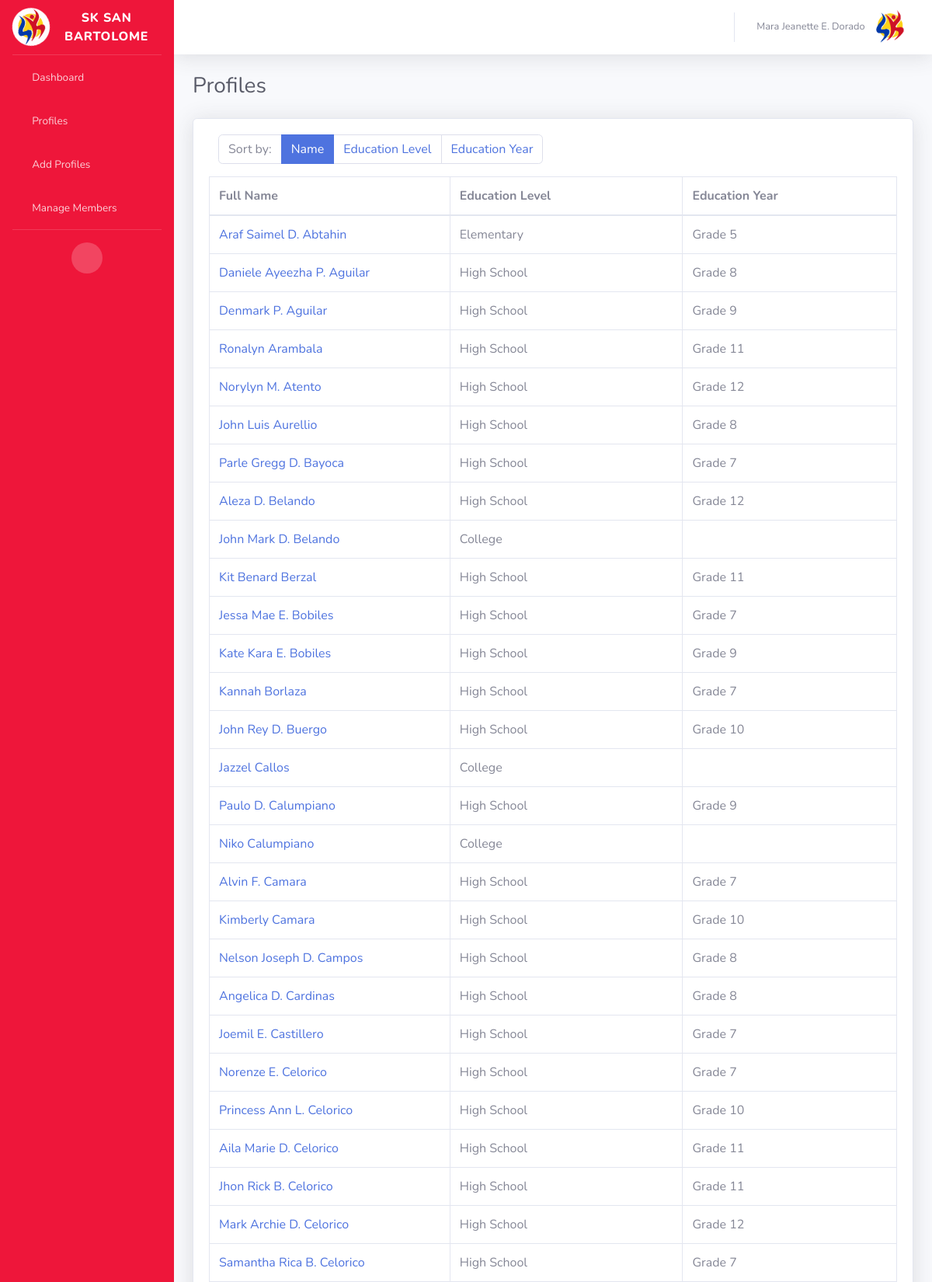
Page /profiles/ (signed in, upper part) on the committed database.
### profiling/models.py (models this page shows, shortened)
class Profile (models.Model):
    education_level_choices = (
        ("College","College"),
        ("High School","High School"),
        ("Elementary","Elementary"),
        ("Out of School","Out of School"),
        ("Graduates","Graduates")
    )
    education_year_choices = (
        ("Grade 1","Grade 1"),
        ("Grade 2", "Grade 2"),
        ("Grade 3", "Grade 3"),
        ("Grade 4", "Grade 4"),
        ("Grade 5", "Grade 5"),
        ("Grade 6", "Grade 6"),
        ("Grade 7", "Grade 7"),
        ("Grade 8", "Grade 8"),
        ("Grade 9", "Grade 9"),
        ("Grade 10", "Grade 10"),
        ("Grade 11", "Grade 11"),
        ("Grade 12", "Grade 12"),
        ("1st Year", "1st Year"),
        ("2nd Year", "2nd Year"),
        ("3rd Year", "3rd Year"),
        ("4th Year", "4th Year"),
        ("5th Year", "5th Year"),
    )
    sex_choices = (
        ("Male","Male"),
        ("Female","Female"),
    )
    full_name = models.CharField(max_length=250)
    first_name = models.CharField(max_length=250)
    middle_name = models.CharField(max_length=250, null=True, blank=True)
    last_name = models.CharField(max_length=250)
    birthday = models.DateField(null=True, blank=True)
    age = models.IntegerField( null=True, blank=True)
    education_level = models.CharField(max_length=250, choices=education_level_choices)
    education_year = models.CharField(max_length=250, choices=education_year_choices,null=True, blank=True)
    school = models.CharField(max_length=250, null=True, blank=True)
    sex = models.CharField(max_length=250, null=True, blank=True, choices=sex_choices)
    purok = models.CharField(max_length=250, null=True, blank=True)
    slug = models.SlugField(max_length=250)

### profiling/views.py (the view)
# urls.py: path('profiles/', views.profile, name="profiles"),
@login_required
def profile(response):
    datas = Profile.objects.all().order_by(Lower('last_name'))
    current_user = response.user
    return render(response, "profiles/profiles.html",{
        'datas':datas,
        'current_user': current_user,
    })

### profiling/templates/profiles/profiles.html (shortened to what this page needs)
{% extends 'dashboard/index.html' %}
{% load static %}
{% block content %}
    <div class="d-sm-flex align-items-center justify-content-between mb-4">
        <h1 class="h3 mb-0 text-gray-800">Profiles</h1>
    </div>
    <div class="card shadow mb-4" style="">
        <div class="card-body">
            <div class="table-responsive">
                <div id="dataTable_wrapper" class="dataTables_wrapper dt-bootstrap4">
                    <div class="col-sm-12 col-md-7">
                        <div class="dataTables_paginate paging_simple_numbers" id="dataTable_paginate">
                            <ul class="pagination">
                                <li class="paginate_button page-item previous disabled" id="dataTable_previous"><a
                                        href="#" aria-controls="dataTable" data-dt-idx="0" tabindex="0"
                                        class="page-link">Sort by: </a></li>
                                <li class="paginate_button page-item active"><a href="{% url 'profiles' %}"
                                                                                aria-controls="dataTable"
                                                                                data-dt-idx="1" tabindex="0"
                                                                                class="page-link">Name</a></li>
                                <li class="paginate_button page-item "><a href="{% url 'profile_filter_level_page' %}"
                                                                          aria-controls="dataTable"
                                                                          data-dt-idx="2" tabindex="0"
                                                                          class="page-link">Education Level</a></li>
                                <li class="paginate_button page-item "><a href="{% url 'profile_filter_year_page' %}"
                                                                          aria-controls="dataTable"
                                                                          data-dt-idx="3" tabindex="0"
                                                                          class="page-link">Education Year</a></li>
                            </ul>
                        </div>
                    </div>
                    <div class="row">
                        <div class="col-sm-12">
                            <table class="table table-bordered dataTable" id="dataTable" width="100%" cellspacing="0"
                                   role="grid" aria-describedby="dataTable_info" style="width: 100%;">
                                <thead>
                                <tr role="row">
                                    <th class="sorting sorting_asc" tabindex="0" aria-controls="dataTable" rowspan="1"
                                        colspan="1" aria-sort="ascending"
                                        aria-label="Name: activate to sort column descending" style="width: 57px;">Full
                                        Name
                                    </th>
                                    <th class="sorting" tabindex="0" aria-controls="dataTable" rowspan="1" colspan="1"
                                        aria-label="Office: activate to sort column ascending" style="width: 49px;">
                                        Education Level
                                    </th>
                                    <th class="sorting" tabindex="0" aria-controls="dataTable" rowspan="1" colspan="1"
                                        aria-label="Age: activate to sort column ascending" style="width: 31px;">
                                        Education Year
                                    </th>
                                </tr>
                                </thead>
                                <tbody>
                                {% if datas %}
                                    {% for data in datas %}
                                        <tr>
                                            <td><a href="{% url 'profile_page' data.slug %}">{{ data.full_name }}</a>
                                            </td>
                                            <td>{{ data.education_level }}</td>
                                            <td>{{ data.education_year | default_if_none:"" }}</td>
                                        </tr>
                                    {% endfor %}
                                {% else %}
                                    <tr class="odd">
                                        <td colspan="5" style="text-align: center">Currently no data</td>
                                    </tr>
                                {% endif %}
                                </tbody>
                            </table>
                        </div>
                    </div>
                </div>
            </div>
        </div>
    </div>
{% endblock %}

### profiling/templates/dashboard/index.html (shortened to what this page needs)
{% load static %}
<!DOCTYPE html>
<html lang="en">
<head>
    <link href="{% static 'dashboard/vendor/fontawesome-free/css/all.min.css' %}" rel="stylesheet" type="text/css">
    <link href="{% static 'dashboard/css/sb-admin-2.min.css' %} " rel="stylesheet">
</head>
<body id="page-top">
<div id="wrapper">
    {% include 'dashboard/sidebar.html' %}
    <div id="content-wrapper" class="d-flex flex-column">
        <div id="content">
            <nav class="navbar navbar-expand navbar-light bg-white topbar mb-4 static-top shadow">
                <ul class="navbar-nav ml-auto">
                    <li class="nav-item dropdown no-arrow">
                        <a class="nav-link dropdown-toggle" href="#" id="userDropdown" role="button"
                           data-toggle="dropdown" aria-haspopup="true" aria-expanded="false">
                            <span class="mr-2 d-none d-lg-inline text-gray-600 small">{{ current_user.get_full_name }}</span>
                            <img src="{% static 'dashboard/img/sklogo.png' %}" alt="SK Logo" height="50px">
                        </a>
                    </li>
                </ul>
            </nav>
            <div class="container-fluid">
                {% block content %}{% endblock %}
            </div>
        </div>
    </div>
</div>
</body>
</html>

### profiling/templates/dashboard/sidebar.html
{% load static %}
<ul class="navbar-nav sidebar sidebar-dark accordion" id="accordionSidebar" style="Background-color: rgb(238, 22, 58);">
            <a class="sidebar-brand d-flex align-items-center justify-content-center" href="{% url 'dashboard' %}">
                <div class="sidebar-brand-icon rotate-n-15">
                    <img src="{% static 'dashboard/img/sklogo.png' %}" alt="SK Logo" height="50px">
                </div>
                <div class="sidebar-brand-text mx-3">SK San Bartolome</div>
            </a>
            <hr class="sidebar-divider my-0">
            <li class="nav-item">
                <a class="nav-link" href="{% url 'dashboard' %}">
                    <i class="fas fa-fw fa-tachometer-alt"></i>
                    <span>Dashboard</span></a>
            </li>
            <li class="nav-item">
                <a class="nav-link" href="{% url 'profiles' %}">
                    <i class="fas fa-fw fa-user"></i>
                    <span>Profiles</span></a>
            </li>
            <li class="nav-item">
                <a class="nav-link" href="{% url 'add_profile' %}">
                    <i class="fas fa-fw fa-user-plus"></i>
                    <span>Add Profiles</span></a>
            </li>
            <li class="nav-item">
                <a class="nav-link" href="{% url 'add_member' %}">
                    <i class="fas fa-fw fa-user-plus"></i>
                    <span>Manage Members</span></a>
            </li>
            <hr class="sidebar-divider d-none d-md-block">
            <div class="text-center d-none d-md-inline">
                <button class="rounded-circle border-0" id="sidebarToggle"></button>
            </div>
        </ul>

### rows in the picture
Profile: full_name "Araf Saimel D. Abtahin", education_level "Elementary", education_year "Grade 5"
Profile: full_name "Daniele Ayeezha P. Aguilar", education_level "High School", education_year "Grade 8"
Profile: full_name "Denmark P. Aguilar", education_level "High School", education_year "Grade 9"
Profile: full_name "Ronalyn Arambala", education_level "High School", education_year "Grade 11"
Profile: full_name "Norylyn M. Atento", education_level "High School", education_year "Grade 12"
Profile: full_name "John Luis Aurellio", education_level "High School", education_year "Grade 8"
Profile: full_name "Parle Gregg D. Bayoca", education_level "High School", education_year "Grade 7"
Profile: full_name "Aleza D. Belando", education_level "High School", education_year "Grade 12"
Profile: full_name "John Mark D. Belando", education_level "College"
Profile: full_name "Kit Benard Berzal", education_level "High School", education_year "Grade 11"
Profile: full_name "Jessa Mae E. Bobiles", education_level "High School", education_year "Grade 7"
Profile: full_name "Kate Kara E. Bobiles", education_level "High School", education_year "Grade 9"
Profile: full_name "Kannah Borlaza", education_level "High School", education_year "Grade 7"
Profile: full_name "John Rey D. Buergo", education_level "High School", education_year "Grade 10"
Profile: full_name "Jazzel Callos", education_level "College"
Profile: full_name "Paulo D. Calumpiano", education_level "High School", education_year "Grade 9"
Profile: full_name "Niko Calumpiano", education_level "College"
Profile: full_name "Alvin F. Camara", education_level "High School", education_year "Grade 7"
Profile: full_name "Kimberly Camara", education_level "High School", education_year "Grade 10"
Profile: full_name "Nelson Joseph D. Campos", education_level "High School", education_year "Grade 8"
Profile: full_name "Angelica D. Cardinas", education_level "High School", education_year "Grade 8"
Profile: full_name "Joemil E. Castillero", education_level "High School", education_year "Grade 7"
Profile: full_name "Norenze E. Celorico", education_level "High School", education_year "Grade 7"
Profile: full_name "Princess Ann L. Celorico", education_level "High School", education_year "Grade 10"
Profile: full_name "Aila Marie D. Celorico", education_level "High School", education_year "Grade 11"
Profile: full_name "Jhon Rick B. Celorico", education_level "High School", education_year "Grade 11"
Profile: full_name "Mark Archie D. Celorico", education_level "High School", education_year "Grade 12"
Profile: full_name "Samantha Rica B. Celorico", education_level "High School", education_year "Grade 7"

### other values in the picture
{{ current_user.get_full_name }} "Mara Jeanette E. Dorado"
